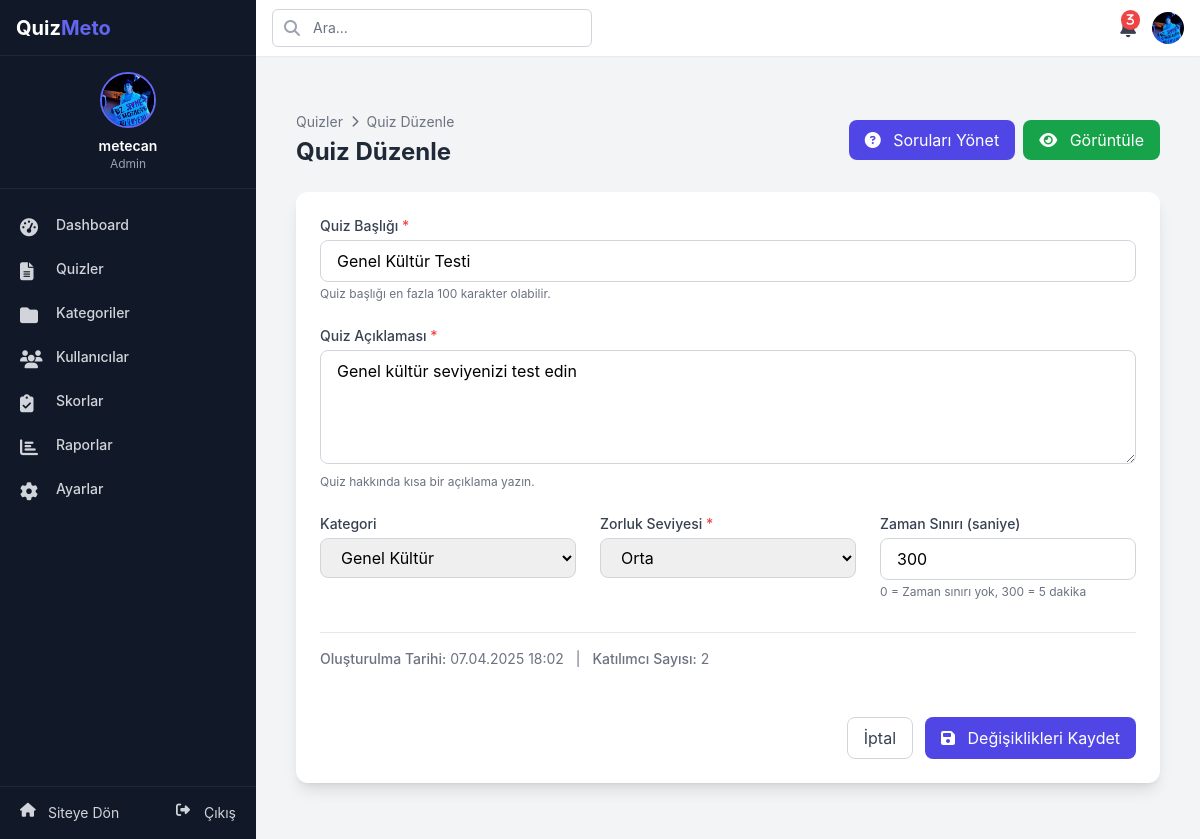
The page /admin/edit-quiz.php?id=1 (signed in) on the database its author committed.
### tables this page shows
CREATE TABLE `quizzes` (
  `id` int(11) NOT NULL,
  `title` varchar(100) NOT NULL,
  `description` text DEFAULT NULL,
  `category_id` int(11) DEFAULT NULL,
  `difficulty` enum('kolay','orta','zor') DEFAULT 'orta',
  `time_limit` int(11) DEFAULT 0,
  `question_count` int(11) DEFAULT 0,
  `participants` int(11) DEFAULT 0,
  `created_by` int(11) DEFAULT NULL,
  `created_at` timestamp NOT NULL DEFAULT current_timestamp()
);

CREATE TABLE `categories` (
  `id` int(11) NOT NULL,
  `name` varchar(50) NOT NULL,
  `description` text DEFAULT NULL,
  `icon` varchar(50) DEFAULT NULL
);

### admin/edit-quiz.php (the view, shortened to what this page needs)
<?php
require_once '../config/db.php';
$quiz_id = (int)$_GET['id'];
$stmt = $pdo->prepare("SELECT * FROM quizzes WHERE id = ?");
$stmt->execute([$quiz_id]);
$quiz = $stmt->fetch();
$categories_stmt = $pdo->query("SELECT * FROM categories ORDER BY name");
$categories = $categories_stmt->fetchAll();
include './includes/header.php';
?>
<div class="container mx-auto px-4 py-8">
    <div class="flex flex-col md:flex-row justify-between items-start md:items-center mb-6 gap-4">
        <div>
            <div class="flex items-center gap-2 text-sm text-gray-500 mb-1">
                <a href="quizzes.php" class="hover:text-primary-600">Quizler</a>
                <i class="fas fa-chevron-right text-xs"></i>
                <span>Quiz Düzenle</span>
            </div>
            <h1 class="text-2xl font-bold text-gray-800">Quiz Düzenle</h1>
        </div>
        <div class="flex space-x-2">
            <a href="quiz-questions.php?quiz_id=<?php echo $quiz_id; ?>" class="px-4 py-2 bg-indigo-600 text-white rounded-lg hover:bg-indigo-700 transition-colors">
                <i class="fas fa-question-circle mr-2"></i> Soruları Yönet
            </a>
            <a href="../quiz.php?id=<?php echo $quiz_id; ?>" target="_blank" class="px-4 py-2 bg-green-600 text-white rounded-lg hover:bg-green-700 transition-colors">
                <i class="fas fa-eye mr-2"></i> Görüntüle
            </a>
        </div>
    </div>
    <div class="bg-white rounded-xl shadow-lg overflow-hidden">
        <form action="edit-quiz.php?id=<?php echo $quiz_id; ?>" method="post" class="p-6">
            <div class="grid grid-cols-1 gap-6">
                <div>
                    <label for="title" class="block text-sm font-medium text-gray-700 mb-1">Quiz Başlığı <span class="text-red-500">*</span></label>
                    <input type="text" id="title" name="title" required maxlength="100"
                           class="w-full px-4 py-2 border border-gray-300 rounded-lg focus:ring-2 focus:ring-primary-500 focus:border-primary-500"
                           value="<?php echo htmlspecialchars($quiz['title']); ?>">
                    <p class="mt-1 text-xs text-gray-500">Quiz başlığı en fazla 100 karakter olabilir.</p>
                </div>
                <div>
                    <label for="description" class="block text-sm font-medium text-gray-700 mb-1">Quiz Açıklaması <span class="text-red-500">*</span></label>
                    <textarea id="description" name="description" rows="4" required
                              class="w-full px-4 py-2 border border-gray-300 rounded-lg focus:ring-2 focus:ring-primary-500 focus:border-primary-500"><?php echo htmlspecialchars($quiz['description']); ?></textarea>
                    <p class="mt-1 text-xs text-gray-500">Quiz hakkında kısa bir açıklama yazın.</p>
                </div>
                <div class="grid grid-cols-1 md:grid-cols-3 gap-6">
                    <div>
                        <label for="category_id" class="block text-sm font-medium text-gray-700 mb-1">Kategori</label>
                        <select id="category_id" name="category_id"
                                class="w-full px-4 py-2 border border-gray-300 rounded-lg focus:ring-2 focus:ring-primary-500 focus:border-primary-500">
                            <?php foreach ($categories as $category): ?>
                                <option value="<?php echo $category['id']; ?>" <?php echo $quiz['category_id'] == $category['id'] ? 'selected' : ''; ?>>
                                    <?php echo htmlspecialchars($category['name']); ?>
                                </option>
                            <?php endforeach; ?>
                        </select>
                    </div>
                    <div>
                        <label for="difficulty" class="block text-sm font-medium text-gray-700 mb-1">Zorluk Seviyesi <span class="text-red-500">*</span></label>
                        <select id="difficulty" name="difficulty" required
                                class="w-full px-4 py-2 border border-gray-300 rounded-lg focus:ring-2 focus:ring-primary-500 focus:border-primary-500">
                            <option value="orta" <?php echo $quiz['difficulty'] === 'orta' ? 'selected' : ''; ?>>Orta</option>
                        </select>
                    </div>
                    <div>
                        <label for="time_limit" class="block text-sm font-medium text-gray-700 mb-1">Zaman Sınırı (saniye)</label>
                        <input type="number" id="time_limit" name="time_limit" min="0" step="30"
                               class="w-full px-4 py-2 border border-gray-300 rounded-lg focus:ring-2 focus:ring-primary-500 focus:border-primary-500"
                               value="<?php echo $quiz['time_limit']; ?>">
                        <p class="mt-1 text-xs text-gray-500">0 = Zaman sınırı yok, 300 = 5 dakika</p>
                    </div>
                </div>
                <div class="border-t border-gray-200 pt-4 mt-2">
                    <p class="text-sm text-gray-500 mb-4">
                        <span class="font-medium">Oluşturulma Tarihi:</span> <?php echo date('d.m.Y H:i', strtotime($quiz['created_at'])); ?>
                        <span class="mx-2">|</span>
                        <span class="font-medium">Katılımcı Sayısı:</span> <?php echo $quiz['participants']; ?>
                    </p>
                </div>
                <div class="flex justify-end space-x-3 mt-2">
                    <a href="quizzes.php" class="px-4 py-2 border border-gray-300 text-gray-700 rounded-lg hover:bg-gray-50 transition-colors">
                        İptal
                    </a>
                    <button type="submit" class="px-4 py-2 bg-primary-600 text-white rounded-lg hover:bg-primary-700 transition-colors">
                        <i class="fas fa-save mr-2"></i> Değişiklikleri Kaydet
                    </button>
                </div>
            </div>
        </form>
    </div>
</div>
<?php include 'includes/footer.php'; ?>

### rows shown on the page
quizzes: title "Genel Kültür Testi", description "Genel kültür seviyenizi test edin", category_id "Genel Kültür", difficulty "Orta", time_limit "300", created_at "07.04.2025 18:02", participants "2"

### other values the page prints
$_SESSION['username'] "metecan"
